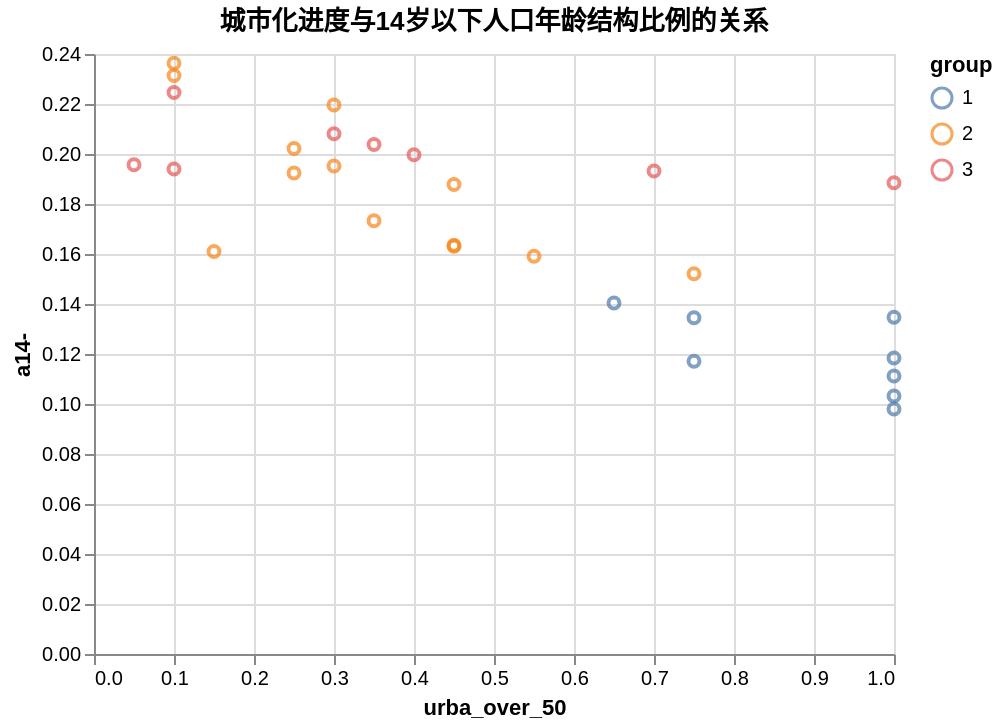

The notebook cell this image was saved under:
### Markdown cell above
### 城市化进度Analyze于人口年龄结构影响的观察

### Code cell
alt.Chart(gdf.reset_index()).mark_point().encode(
    x="urba_over_50",
    y="a14-",
    color="group:N",
    tooltip=["region:N","urba_over_50:Q","a14-:Q"]
).properties(
    title="城市化进度与14岁以下人口年龄结构比例的关系"
)

### Figure 1 — Vega-Lite specification as saved in the notebook (floating-point values rounded to 4 significant figures)
{"config": {"view": {"continuousWidth": 400, "continuousHeight": 300}}, "data": {"name": "data-c2bdb2c588da4eeb8056fc1ba73b45df"}, "mark": "point", "encoding": {"color": {"field": "group", "type": "nominal"}, "tooltip": [{"field": "region", "type": "nominal"}, {"field": "urba_over_50", "type": "quantitative"}, {"field": "a14-", "type": "quantitative"}], "x": {"field": "urba_over_50", "type": "quantitative"}, "y": {"field": "a14-", "type": "quantitative"}}, "title": "城市化进度与14岁以下人口年龄结构比例的关系", "$schema": "https://vega.github.io/schema/vega-lite/v4.17.0.json", "datasets": {"data-c2bdb2c588da4eeb8056fc1ba73b45df": [{"region": "北京", "a14-": 0.1184, "a15_59": 0.6853, "a60+": 0.1963, "a65+": 0.133, "population": 21893095, "gdp": 36100.0, "edu_college": 0.4198, "edu_senior": 0.1759, "edu_junior": 0.2329, "edu_primary": 0.105, "urba_2000": 0.7754, "urba_2005": 0.8362, "urba_2010": 0.8593, "urba_2015": 0.8579, "urba_2019": 0.8516, "urba_over_40": 1.0, "urba_over_50": 1.0, "urba_over_60": 1.0, "urba_over_70": 1.0, "floating_pop_inside": 4991000.0, "floating_pop_outside": 8418000.0, "gdp_avg": 16.49, "floating_inside_rate": 0.228, "floating_outside_rate": 0.3845, "floating_rate": 0.6125, "group": 1}, {"region": "天津", "a14-": 0.1347, "a15_59": 0.6487, "a60+": 0.2166, "a65+": 0.1475, "population": 13866009, "gdp": 14080.0, "edu_college": 0.2694, "edu_senior": 0.1772, "edu_junior": 0.3229, "edu_primary": 0.1612, "urba_2000": 0.7199, "urba_2005": 0.7507, "urba_2010": 0.796, "urba_2015": 0.8881, "urba_2019": 0.9415, "urba_over_40": 1.0, "urba_over_50": 1.0, "urba_over_60": 1.0, "urba_over_70": 1.0, "floating_pop_inside": 2945000.0, "floating_pop_outside": 3535000.0, "gdp_avg": 10.16, "floating_inside_rate": 0.2124, "floating_outside_rate": 0.2549, "floating_rate": 0.4673, "group": 1}, {"region": "内蒙古", "a14-": 0.1404, "a15_59": 0.6617, "a60+": 0.1978, "a65+": 0.1305, "population": 24049155, "gdp": 17360.0, "edu_college": 0.1869, "edu_senior": 0.1481, "edu_junior": 0.3386, "edu_primary": 0.2363, "urba_2000": 0.4268, "urba_2005": 0.4719, "urba_2010": 0.555, "urba_2015": 0.6205, "urba_2019": 0.6663, "urba_over_40": 1.0, "urba_over_50": 0.65, "urba_over_60": 0.3, "urba_over_70": null, "floating_pop_inside": 9777000.0, "floating_pop_outside": 1686000.0, "gdp_avg": 7.218, "floating_inside_rate": 0.4065, "floating_outside_rate": 0.07012, "floating_rate": 0.4766, "group": 1}, {"region": "辽宁", "a14-": 0.1112, "a15_59": 0.6316, "a60+": 0.2572, "a65+": 0.1742, "population": 42591407, "gdp": 25120.0, "edu_college": 0.1822, "edu_senior": 0.1467, "edu_junior": 0.428, "edu_primary": 0.1889, "urba_2000": 0.5424, "urba_2005": 0.5871, "urba_2010": 0.621, "urba_2015": 0.6805, "urba_2019": 0.693, "urba_over_40": 1.0, "urba_over_50": 1.0, "urba_over_60": 0.6, "urba_over_70": null, "floating_pop_inside": 12820000.0, "floating_pop_outside": 2847000.0, "gdp_avg": 5.897, "floating_inside_rate": 0.3011, "floating_outside_rate": 0.06685, "floating_rate": 0.3679, "group": 1}, {"region": "吉林", "a14-": 0.1171, "a15_59": 0.6523, "a60+": 0.2306, "a65+": 0.1561, "population": 24073453, "gdp": 12310.0, "edu_college": 0.1674, "edu_senior": 0.1708, "edu_junior": 0.3823, "edu_primary": 0.2232, "urba_2000": 0.4968, "urba_2005": 0.525, "urba_2010": 0.5333, "urba_2015": 0.5829, "urba_2019": 0.6405, "urba_over_40": 1.0, "urba_over_50": 0.75, "urba_over_60": 0.15, "urba_over_70": null, "floating_pop_inside": 9349000.0, "floating_pop_outside": 1001000.0, "gdp_avg": 5.114, "floating_inside_rate": 0.3884, "floating_outside_rate": 0.0416, "floating_rate": 0.43, "group": 1}, {"region": "黑龙江", "a14-": 0.1032, "a15_59": 0.6646, "a60+": 0.2322, "a65+": 0.1561, "population": 31850088, "gdp": 13700.0, "edu_college": 0.1479, "edu_senior": 0.1552, "edu_junior": 0.4279, "edu_primary": 0.2186, "urba_2000": 0.5154, "urba_2005": 0.5309, "urba_2010": 0.5567, "urba_2015": 0.635, "urba_2019": 0.7017, "urba_over_40": 1.0, "urba_over_50": 1.0, "urba_over_60": 0.35, "urba_over_70": 0.05, "floating_pop_inside": 10720000.0, "floating_pop_outside": 829200.0, "gdp_avg": 4.301, "floating_inside_rate": 0.3366, "floating_outside_rate": 0.02603, "floating_rate": 0.3626, "group": 1}, {"region": "上海", "a14-": 0.098, "a15_59": 0.6682, "a60+": 0.2338, "a65+": 0.1628, "population": 24870895, "gdp": 38700.0, "edu_college": 0.3387, "edu_senior": 0.1902, "edu_junior": 0.2893, "edu_primary": 0.1193, "urba_2000": 0.8831, "urba_2005": 0.891, "urba_2010": 0.8927, "urba_2015": 0.8609, "urba_2019": 0.8642, "urba_over_40": 1.0, "urba_over_50": 1.0, "urba_over_60": 1.0, "urba_over_70": 1.0, "floating_pop_inside": 4655000.0, "floating_pop_outside": 10480000.0, "gdp_avg": 15.56, "floating_inside_rate": 0.1872, "floating_outside_rate": 0.4214, "floating_rate": 0.6085, "group": 1}, {"region": "浙江", "a14-": 0.1345, "a15_59": 0.6786, "a60+": 0.187, "a65+": 0.1327, "population": 64567588, "gdp": 64610.0, "edu_college": 0.1699, "edu_senior": 0.1456, "edu_junior": 0.3271, "edu_primary": 0.2638, "urba_2000": 0.4867, "urba_2005": 0.5602, "urba_2010": 0.6161, "urba_2015": 0.609, "urba_2019": 0.6424, "urba_over_40": 1.0, "urba_over_50": 0.75, "urba_over_60": 0.5, "urba_over_70": null, "floating_pop_inside": 13920000.0, "floating_pop_outside": 16190000.0, "gdp_avg": 10.01, "floating_inside_rate": 0.2156, "floating_outside_rate": 0.2507, "floating_rate": 0.4663, "group": 1}, {"region": "陕西", "a14-": 0.1733, "a15_59": 0.6346, "a60+": 0.192, "a65+": 0.1332, "population": 39528999, "gdp": 26180.0, "edu_college": 0.184, "edu_senior": 0.1558, "edu_junior": 0.3398, "edu_primary": 0.2169, "urba_2000": 0.3226, "urba_2005": 0.3724, "urba_2010": 0.4576, "urba_2015": 0.5317, "urba_2019": 0.5842, "urba_over_40": 0.65, "urba_over_50": 0.35, "urba_over_60": null, "urba_over_70": null, "floating_pop_inside": 11330000.0, "floating_pop_outside": 1934000.0, "gdp_avg": 6.623, "floating_inside_rate": 0.2867, "floating_outside_rate": 0.04892, "floating_rate": 0.3356, "group": 2}, {"region": "贵州", "a14-": 0.2397, "a15_59": 0.6065, "a60+": 0.1538, "a65+": 0.1156, "population": 38562148, "gdp": 17830.0, "edu_college": 0.1095, "edu_senior": 0.09951, "edu_junior": 0.3046, "edu_primary": 0.3192, "urba_2000": 0.2387, "urba_2005": 0.2686, "urba_2010": 0.338, "urba_2015": 0.3999, "urba_2019": 0.4615, "urba_over_40": 0.2, "urba_over_50": null, "urba_over_60": null, "urba_over_70": null, "floating_pop_inside": 10550000.0, "floating_pop_outside": 1147000.0, "gdp_avg": 4.623, "floating_inside_rate": 0.2735, "floating_outside_rate": 0.02973, "floating_rate": 0.3033, "group": 2}, {"region": "四川", "a14-": 0.161, "a15_59": 0.6219, "a60+": 0.2171, "a65+": 0.1693, "population": 83674866, "gdp": 48600.0, "edu_college": 0.1327, "edu_senior": 0.133, "edu_junior": 0.3144, "edu_primary": 0.3132, "urba_2000": 0.2669, "urba_2005": 0.33, "urba_2010": 0.4017, "urba_2015": 0.4773, "urba_2019": 0.5395, "urba_over_40": 0.5, "urba_over_50": 0.15, "urba_over_60": null, "urba_over_70": null, "floating_pop_inside": 25230000.0, "floating_pop_outside": 2590000.0, "gdp_avg": 5.808, "floating_inside_rate": 0.3016, "floating_outside_rate": 0.03095, "floating_rate": 0.3325, "group": 2}, {"region": "重庆", "a14-": 0.1591, "a15_59": 0.6222, "a60+": 0.2187, "a65+": 0.1708, "population": 32054159, "gdp": 25000.0, "edu_college": 0.1541, "edu_senior": 0.1596, "edu_junior": 0.3058, "edu_primary": 0.2989, "urba_2000": 0.3309, "urba_2005": 0.4521, "urba_2010": 0.53, "urba_2015": 0.5987, "urba_2019": 0.6546, "urba_over_40": 0.75, "urba_over_50": 0.55, "urba_over_60": 0.2, "urba_over_70": null, "floating_pop_inside": 10900000.0, "floating_pop_outside": 2194000.0, "gdp_avg": 7.8, "floating_inside_rate": 0.3401, "floating_outside_rate": 0.06843, "floating_rate": 0.4086, "group": 2}, {"region": "广西", "a14-": 0.2363, "a15_59": 0.5969, "a60+": 0.1669, "a65+": 0.122, "population": 50126804, "gdp": 22160.0, "edu_college": 0.1081, "edu_senior": 0.1296, "edu_junior": 0.3639, "edu_primary": 0.2786, "urba_2000": 0.2815, "urba_2005": 0.3363, "urba_2010": 0.4, "urba_2015": 0.4691, "urba_2019": 0.5086, "urba_over_40": 0.45, "urba_over_50": 0.1, "urba_over_60": null, "urba_over_70": null, "floating_pop_inside": 11880000.0, "floating_pop_outside": 1359000.0, "gdp_avg": 4.42, "floating_inside_rate": 0.237, "floating_outside_rate": 0.02712, "floating_rate": 0.2641, "group": 2}, {"region": "湖南", "a14-": 0.1952, "a15_59": 0.606, "a60+": 0.1988, "a65+": 0.1481, "population": 66444864, "gdp": 41780.0, "edu_college": 0.1224, "edu_senior": 0.1778, "edu_junior": 0.3564, "edu_primary": 0.2521, "urba_2000": 0.2975, "urba_2005": 0.3701, "urba_2010": 0.433, "urba_2015": 0.5218, "urba_2019": 0.5962, "urba_over_40": 0.65, "urba_over_50": 0.3, "urba_over_60": null, "urba_over_70": null, "floating_pop_inside": 16000000.0, "floating_pop_outside": 1578000.0, "gdp_avg": 6.288, "floating_inside_rate": 0.2408, "floating_outside_rate": 0.02374, "floating_rate": 0.2645, "group": 2}, {"region": "湖北", "a14-": 0.1631, "a15_59": 0.6326, "a60+": 0.2042, "a65+": 0.1459, "population": 57752557, "gdp": 43440.0, "edu_college": 0.155, "edu_senior": 0.1743, "edu_junior": 0.3428, "edu_primary": 0.2352, "urba_2000": 0.4022, "urba_2005": 0.432, "urba_2010": 0.497, "urba_2015": 0.5687, "urba_2019": 0.6099, "urba_over_40": 1.0, "urba_over_50": 0.45, "urba_over_60": 0.1, "urba_over_70": null, "floating_pop_inside": 16230000.0, "floating_pop_outside": 2250000.0, "gdp_avg": 7.522, "floating_inside_rate": 0.281, "floating_outside_rate": 0.03895, "floating_rate": 0.3199, "group": 2}, {"region": "河南", "a14-": 0.2314, "a15_59": 0.5879, "a60+": 0.1808, "a65+": 0.1349, "population": 99365519, "gdp": 55000.0, "edu_college": 0.1174, "edu_senior": 0.1524, "edu_junior": 0.3752, "edu_primary": 0.2456, "urba_2000": 0.232, "urba_2005": 0.3065, "urba_2010": 0.385, "urba_2015": 0.4578, "urba_2019": 0.518, "urba_over_40": 0.45, "urba_over_50": 0.1, "urba_over_60": null, "urba_over_70": null, "floating_pop_inside": 24370000.0, "floating_pop_outside": 1274000.0, "gdp_avg": 5.535, "floating_inside_rate": 0.2452, "floating_outside_rate": 0.01282, "floating_rate": 0.258, "group": 2}, {"region": "山东", "a14-": 0.1878, "a15_59": 0.6032, "a60+": 0.209, "a65+": 0.1513, "population": 101527453, "gdp": 73130.0, "edu_college": 0.1438, "edu_senior": 0.1433, "edu_junior": 0.3578, "edu_primary": 0.2369, "urba_2000": 0.38, "urba_2005": 0.45, "urba_2010": 0.497, "urba_2015": 0.569, "urba_2019": 0.6129, "urba_over_40": 0.75, "urba_over_50": 0.45, "urba_over_60": 0.15, "urba_over_70": null, "floating_pop_inside": 23900000.0, "floating_pop_outside": 4129000.0, "gdp_avg": 7.203, "floating_inside_rate": 0.2354, "floating_outside_rate": 0.04067, "floating_rate": 0.2761, "group": 2}, {"region": "江西", "a14-": 0.2196, "a15_59": 0.6117, "a60+": 0.1687, "a65+": 0.1189, "population": 45188635, "gdp": 25690.0, "edu_college": 0.119, "edu_senior": 0.1515, "edu_junior": 0.355, "edu_primary": 0.2751, "urba_2000": 0.2767, "urba_2005": 0.37, "urba_2010": 0.4406, "urba_2015": 0.5255, "urba_2019": 0.5932, "urba_over_40": 0.6, "urba_over_50": 0.3, "urba_over_60": null, "urba_over_70": null, "floating_pop_inside": 12240000.0, "floating_pop_outside": 1279000.0, "gdp_avg": 5.685, "floating_inside_rate": 0.2709, "floating_outside_rate": 0.0283, "floating_rate": 0.2992, "group": 2}, {"region": "安徽", "a14-": 0.1924, "a15_59": 0.6196, "a60+": 0.1879, "a65+": 0.1501, "population": 61027171, "gdp": 38680.0, "edu_college": 0.1328, "edu_senior": 0.1329, "edu_junior": 0.3372, "edu_primary": 0.2687, "urba_2000": 0.2781, "urba_2005": 0.3551, "urba_2010": 0.4301, "urba_2015": 0.5162, "urba_2019": 0.5832, "urba_over_40": 0.6, "urba_over_50": 0.25, "urba_over_60": null, "urba_over_70": null, "floating_pop_inside": 16550000.0, "floating_pop_outside": 1551000.0, "gdp_avg": 6.338, "floating_inside_rate": 0.2712, "floating_outside_rate": 0.02541, "floating_rate": 0.2966, "group": 2}, {"region": "江苏", "a14-": 0.1521, "a15_59": 0.6295, "a60+": 0.2184, "a65+": 0.162, "population": 84748016, "gdp": 102700.0, "edu_college": 0.1866, "edu_senior": 0.1619, "edu_junior": 0.3331, "edu_primary": 0.2274, "urba_2000": 0.4149, "urba_2005": 0.505, "urba_2010": 0.6058, "urba_2015": 0.6381, "urba_2019": 0.6728, "urba_over_40": 1.0, "urba_over_50": 0.75, "urba_over_60": 0.5, "urba_over_70": null, "floating_pop_inside": 19670000.0, "floating_pop_outside": 10310000.0, "gdp_avg": 12.12, "floating_inside_rate": 0.2321, "floating_outside_rate": 0.1216, "floating_rate": 0.3538, "group": 2}, {"region": "山西", "a14-": 0.1635, "a15_59": 0.6472, "a60+": 0.1892, "a65+": 0.129, "population": 34915616, "gdp": 17650.0, "edu_college": 0.1736, "edu_senior": 0.1648, "edu_junior": 0.3895, "edu_primary": 0.1951, "urba_2000": 0.3491, "urba_2005": 0.4212, "urba_2010": 0.4804, "urba_2015": 0.5729, "urba_2019": 0.6351, "urba_over_40": 0.75, "urba_over_50": 0.45, "urba_over_60": 0.15, "urba_over_70": null, "floating_pop_inside": 11270000.0, "floating_pop_outside": 1621000.0, "gdp_avg": 5.056, "floating_inside_rate": 0.3228, "floating_outside_rate": 0.04641, "floating_rate": 0.3692, "group": 2}, {"region": "河北", "a14-": 0.2022, "a15_59": 0.5992, "a60+": 0.1985, "a65+": 0.1392, "population": 74610235, "gdp": 36210.0, "edu_college": 0.1242, "edu_senior": 0.1386, "edu_junior": 0.3995, "edu_primary": 0.2466, "urba_2000": 0.2608, "urba_2005": 0.3769, "urba_2010": 0.445, "urba_2015": 0.5189, "urba_2019": 0.5874, "urba_over_40": 0.65, "urba_over_50": 0.25, "urba_over_60": null, "urba_over_70": null, "floating_pop_inside": 16620000.0, "floating_pop_outside": 3155000.0, "gdp_avg": 4.853, "floating_inside_rate": 0.2228, "floating_outside_rate": 0.04229, "floating_rate": 0.2651, "group": 2}, {"region": "广东", "a14-": 0.1885, "a15_59": 0.688, "a60+": 0.1235, "a65+": 0.0858, "population": 126012510, "gdp": 110800.0, "edu_college": 0.157, "edu_senior": 0.1822, "edu_junior": 0.3548, "edu_primary": 0.2068, "urba_2000": 0.55, "urba_2005": 0.6068, "urba_2010": 0.6618, "urba_2015": 0.6383, "urba_2019": 0.6587, "urba_over_40": 1.0, "urba_over_50": 1.0, "urba_over_60": 0.75, "urba_over_70": null, "floating_pop_inside": 31010000.0, "floating_pop_outside": 29620000.0, "gdp_avg": 8.79, "floating_inside_rate": 0.2461, "floating_outside_rate": 0.2351, "floating_rate": 0.4812, "group": 3}, {"region": "福建", "a14-": 0.1932, "a15_59": 0.647, "a60+": 0.1598, "a65+": 0.111, "population": 41540086, "gdp": 43900.0, "edu_college": 0.1415, "edu_senior": 0.1421, "edu_junior": 0.3222, "edu_primary": 0.2803, "urba_2000": 0.4157, "urba_2005": 0.494, "urba_2010": 0.5711, "urba_2015": 0.6032, "urba_2019": 0.6386, "urba_over_40": 1.0, "urba_over_50": 0.7, "urba_over_60": 0.25, "urba_over_70": null, "floating_pop_inside": 11570000.0, "floating_pop_outside": 4890000.0, "gdp_avg": 10.57, "floating_inside_rate": 0.2786, "floating_outside_rate": 0.1177, "floating_rate": 0.3964, "group": 3}, {"region": "海南", "a14-": 0.1997, "a15_59": 0.6538, "a60+": 0.1465, "a65+": 0.1043, "population": 10081232, "gdp": 5532.0, "edu_college": 0.1392, "edu_senior": 0.1556, "edu_junior": 0.4017, "edu_primary": 0.197, "urba_2000": 0.4011, "urba_2005": 0.4517, "urba_2010": 0.4983, "urba_2015": 0.5312, "urba_2019": 0.5628, "urba_over_40": 1.0, "urba_over_50": 0.4, "urba_over_60": null, "urba_over_70": null, "floating_pop_inside": 2410000.0, "floating_pop_outside": 1088000.0, "gdp_avg": 5.488, "floating_inside_rate": 0.2391, "floating_outside_rate": 0.1079, "floating_rate": 0.347, "group": 3}, {"region": "云南", "a14-": 0.1957, "a15_59": 0.6552, "a60+": 0.1491, "a65+": 0.1075, "population": 47209277, "gdp": 24520.0, "edu_college": 0.116, "edu_senior": 0.1034, "edu_junior": 0.2924, "edu_primary": 0.3567, "urba_2000": 0.2336, "urba_2005": 0.2951, "urba_2010": 0.347, "urba_2015": 0.4407, "urba_2019": 0.504, "urba_over_40": 0.35, "urba_over_50": 0.05, "urba_over_60": null, "urba_over_70": null, "floating_pop_inside": 9979000.0, "floating_pop_outside": 2230000.0, "gdp_avg": 5.194, "floating_inside_rate": 0.2114, "floating_outside_rate": 0.04724, "floating_rate": 0.2586, "group": 3}, {"region": "西藏", "a14-": 0.2453, "a15_59": 0.6695, "a60+": 0.0852, "a65+": 0.0567, "population": 3648100, "gdp": 1903.0, "edu_college": 0.1102, "edu_senior": 0.07051, "edu_junior": 0.1576, "edu_primary": 0.3211, "urba_2000": 0.1893, "urba_2005": 0.2071, "urba_2010": 0.2267, "urba_2015": 0.2727, "urba_2019": 0.3075, "urba_over_40": null, "urba_over_50": null, "urba_over_60": null, "urba_over_70": null, "floating_pop_inside": 624000.0, "floating_pop_outside": 407100.0, "gdp_avg": 5.216, "floating_inside_rate": 0.1711, "floating_outside_rate": 0.1116, "floating_rate": 0.2826, "group": 3}, {"region": "甘肃", "a14-": 0.194, "a15_59": 0.6357, "a60+": 0.1703, "a65+": 0.1258, "population": 25019831, "gdp": 9017.0, "edu_college": 0.1451, "edu_senior": 0.1294, "edu_junior": 0.2742, "edu_primary": 0.2981, "urba_2000": 0.2401, "urba_2005": 0.3002, "urba_2010": 0.3613, "urba_2015": 0.4451, "urba_2019": 0.5118, "urba_over_40": 0.35, "urba_over_50": 0.1, "urba_over_60": null, "urba_over_70": null, "floating_pop_inside": 6587000.0, "floating_pop_outside": 765600.0, "gdp_avg": 3.604, "floating_inside_rate": 0.2633, "floating_outside_rate": 0.0306, "floating_rate": 0.2939, "group": 3}, {"region": "青海", "a14-": 0.2081, "a15_59": 0.6704, "a60+": 0.1214, "a65+": 0.0868, "population": 5923957, "gdp": 3006.0, "edu_college": 0.1488, "edu_senior": 0.1057, "edu_junior": 0.2434, "edu_primary": 0.3272, "urba_2000": 0.3476, "urba_2005": 0.3923, "urba_2010": 0.4476, "urba_2015": 0.513, "urba_2019": 0.5712, "urba_over_40": 0.65, "urba_over_50": 0.3, "urba_over_60": null, "urba_over_70": null, "floating_pop_inside": 1653000.0, "floating_pop_outside": 417300.0, "gdp_avg": 5.074, "floating_inside_rate": 0.2791, "floating_outside_rate": 0.07044, "floating_rate": 0.3495, "group": 3}, {"region": "宁夏", "a14-": 0.2038, "a15_59": 0.6609, "a60+": 0.1352, "a65+": 0.0962, "population": 7202654, "gdp": 3921.0, "edu_college": 0.1734, "edu_senior": 0.1343, "edu_junior": 0.2972, "edu_primary": 0.2611, "urba_2000": 0.3243, "urba_2005": 0.4228, "urba_2010": 0.4787, "urba_2015": 0.5395, "urba_2019": 0.5802, "urba_over_40": 0.75, "urba_over_50": 0.35, "urba_over_60": null, "urba_over_70": null, "floating_pop_inside": 2688000.0, "floating_pop_outside": 675100.0, "gdp_avg": 5.443, "floating_inside_rate": 0.3731, "floating_outside_rate": 0.09373, "floating_rate": 0.4669, "group": 3}, {"region": "新疆", "a14-": 0.2246, "a15_59": 0.6626, "a60+": 0.1128, "a65+": 0.0776, "population": 25852345, "gdp": 13800.0, "edu_college": 0.1654, "edu_senior": 0.1321, "edu_junior": 0.3156, "edu_primary": 0.2841, "urba_2000": 0.3382, "urba_2005": 0.3716, "urba_2010": 0.4302, "urba_2015": 0.4675, "urba_2019": 0.5115, "urba_over_40": 0.5, "urba_over_50": 0.1, "urba_over_60": null, "urba_over_70": null, "floating_pop_inside": 5476000.0, "floating_pop_outside": 3391000.0, "gdp_avg": 5.337, "floating_inside_rate": 0.2118, "floating_outside_rate": 0.1312, "floating_rate": 0.343, "group": 3}]}}
